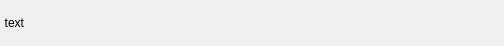
<?xml version="1.0" encoding="UTF-8"?>
<ui version="4.0">
 <class>Rectangle</class>
 <widget class="QWidget" name="Rectangle">
  <property name="geometry">
   <rect>
    <x>0</x>
    <y>0</y>
    <width>504</width>
    <height>46</height>
   </rect>
  </property>
  <property name="sizePolicy">
   <sizepolicy hsizetype="Expanding" vsizetype="Expanding">
    <horstretch>0</horstretch>
    <verstretch>0</verstretch>
   </sizepolicy>
  </property>
  <property name="minimumSize">
   <size>
    <width>0</width>
    <height>46</height>
   </size>
  </property>
  <property name="maximumSize">
   <size>
    <width>504</width>
    <height>16777215</height>
   </size>
  </property>
  <property name="windowTitle">
   <string>Form</string>
  </property>
  <property name="autoFillBackground">
   <bool>false</bool>
  </property>
  <layout class="QVBoxLayout" name="verticalLayout">
   <property name="leftMargin">
    <number>3</number>
   </property>
   <property name="topMargin">
    <number>0</number>
   </property>
   <property name="rightMargin">
    <number>0</number>
   </property>
   <property name="bottomMargin">
    <number>0</number>
   </property>
   <item alignment="Qt::AlignmentFlag::AlignLeft|Qt::AlignmentFlag::AlignVCenter">
    <widget class="QLabel" name="MessageContent">
     <property name="text">
      <string>text</string>
     </property>
     <property name="alignment">
      <set>Qt::AlignmentFlag::AlignRight|Qt::AlignmentFlag::AlignTop|Qt::AlignmentFlag::AlignTrailing</set>
     </property>
    </widget>
   </item>
  </layout>
 </widget>
 <resources/>
 <connections/>
</ui>
